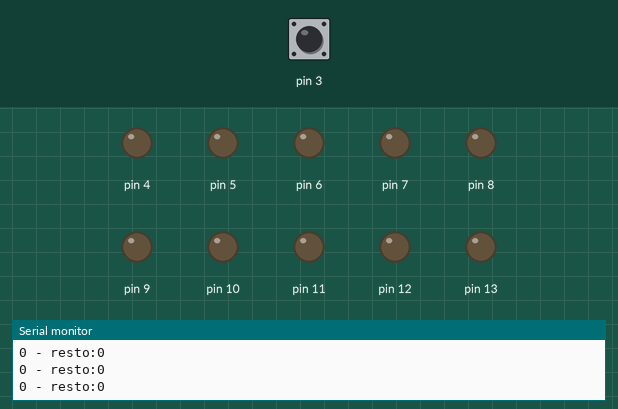
Simulated run of this sketch. Board: Arduino Uno, built with avr-gcc and run on an emulated ATmega328P. Parts: output pins drawn as LEDs (lit = HIGH), the last lines printed to the serial monitor. The inputs (shaded band) are chosen by the test bench; at power-on: pin 3 HIGH.

Above: at 1.2 s.
1.3 s: pin 3 pulled LOW for 1 s
At 2.8 s:
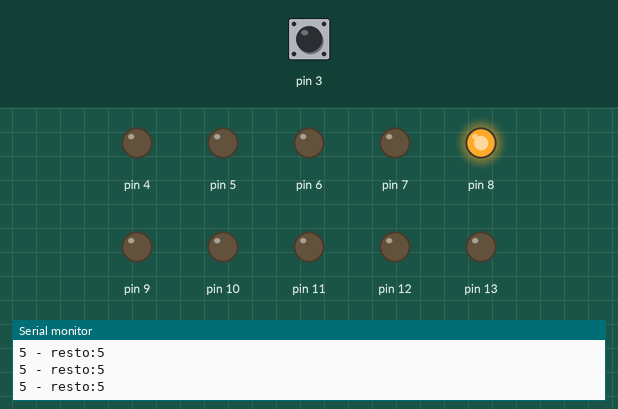
4.3 s: pin 3 pulled LOW for 0.15 s
At 5.2 s:
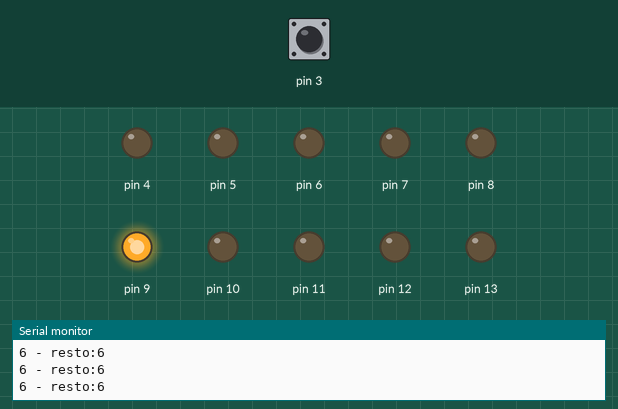
6.0 s: pin 3 pulled LOW for 0.15 s
At 6.5 s:
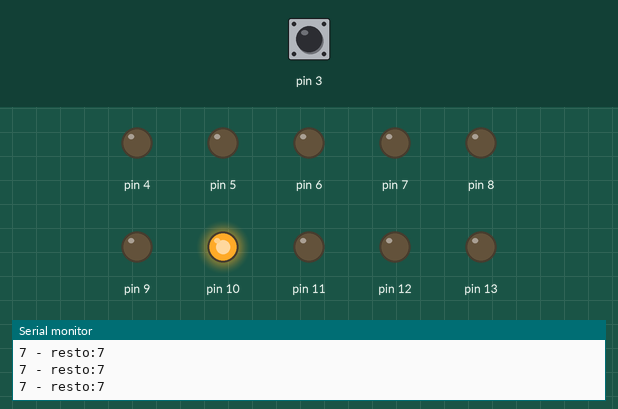
7.7 s: pin 3 pulled LOW for 0.15 s
At 8.8 s:
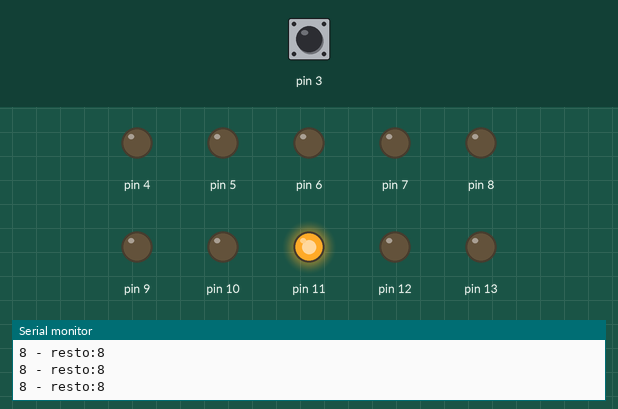
9.4 s: pin 3 pulled LOW for 1 s
At 11.0 s:
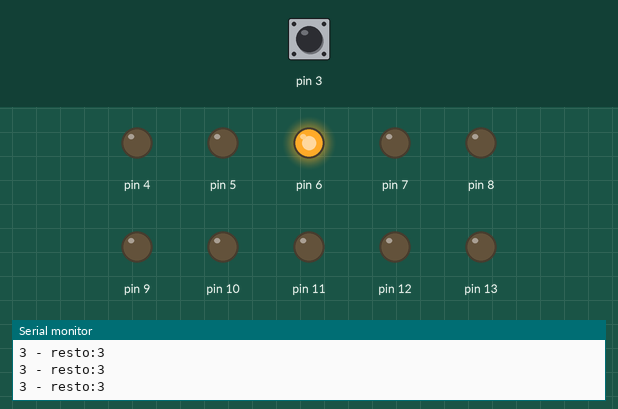
12.4 s: pin 3 pulled LOW for 0.15 s
At 14.0 s:
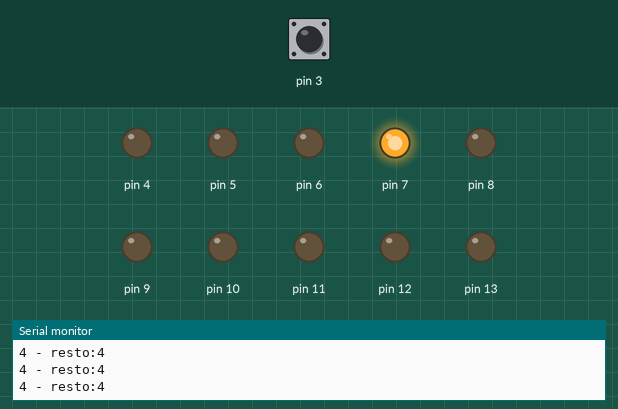
Timing chart, 0 to 15.1 s (numbered marks = the images above; inputs shaded):
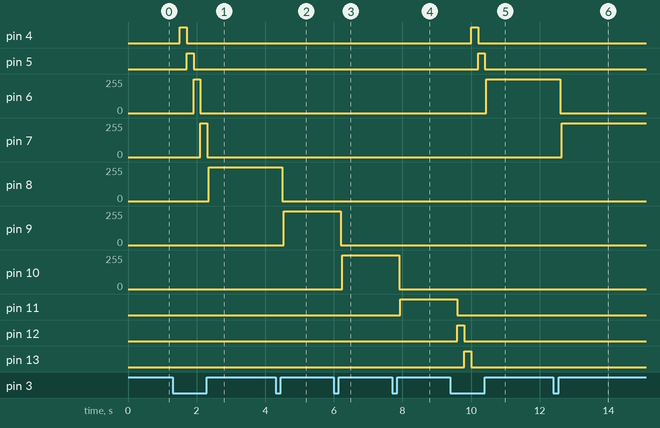

The sketch:

1I.ino
```cpp
bool boton = false;
int contar = 0;
int tiempo = 200;

void setup()
{
    pinMode(3, INPUT_PULLUP);
    for (int i = 4; i <= 13; i++) {
        pinMode(i, OUTPUT);
    }

    Serial.begin(9600);
}

void loop()
{

    if (digitalRead(3) == LOW)
    {
        boton = !boton;
        delay(tiempo);
    }

    if (boton == true)
    {
        contar = contar + 1;
        boton = false;
    }

    Serial.print(contar);
    Serial.print(" - resto:");
    Serial.println(contar % 10);

    for (int i = 4; i <= 13; i++) {
        digitalWrite(i, LOW);
    }

    if (contar != 0)
    {
        digitalWrite(contar + 3, HIGH);
    }

    if (contar == 10)
    {
        contar = 0;
    }
}
```

Measured:
- after the input at 1.3 s, pin 4: LOW → HIGH after 0.21 s, → LOW 0.20 s later; pin 5: LOW → HIGH after 0.41 s, → LOW 0.20 s later; pin 6: 0/255 → 255/255 after 0.61 s, → 0/255 0.20 s later; pin 7: 0/255 → 255/255 after 0.81 s, → 0/255 0.20 s later; pin 8: 0/255 → 255/255 after 1.1 s
- after the input at 4.3 s, pin 8: 255/255 → 0/255 after 0.20 s; pin 9: 0/255 → 255/255 after 0.24 s
- after the input at 6.0 s, pin 9: 255/255 → 0/255 after 0.20 s; pin 10: 0/255 → 255/255 after 0.24 s
- after the input at 7.7 s, pin 10: 255/255 → 0/255 after 0.20 s; pin 11: LOW → HIGH after 0.24 s
- after the input at 9.4 s, pin 4: LOW → HIGH after 0.60 s, → LOW 0.20 s later; pin 5: LOW → HIGH after 0.80 s, → LOW 0.20 s later; pin 6: 0/255 → 255/255 after 1.0 s; pin 11: HIGH → LOW after 0.20 s; pin 12: LOW → HIGH after 0.20 s, → LOW 0.20 s later
- after the input at 12.4 s, pin 6: 255/255 → 0/255 after 0.21 s; pin 7: 0/255 → 255/255 after 0.25 s
